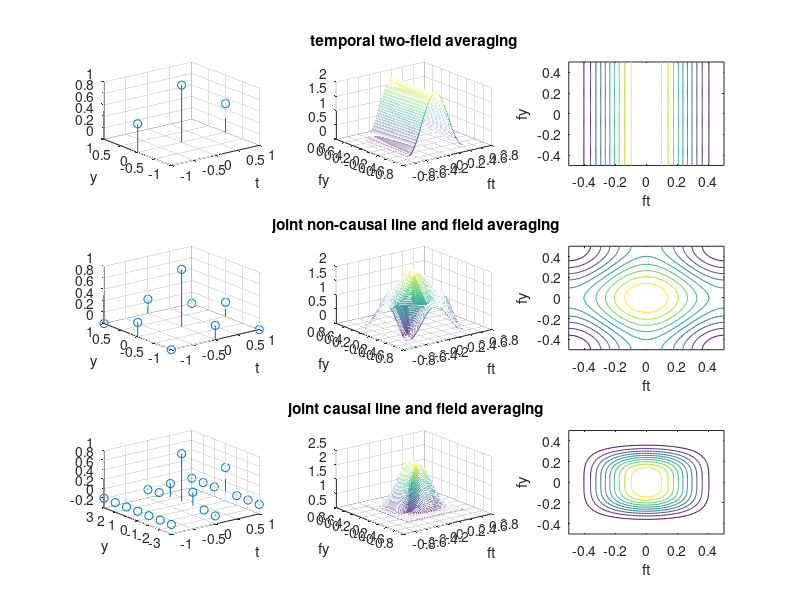

This figure's MATLAB source:
fy = -0.5:0.01:0.5;
ft = -0.5:0.01:0.5;

[gfy,gft] = meshgrid(fy,ft);

subplot(3,3,1)
h = [0.5,1,0.5];
y = [0,0,0];
t = [-1,0,1];
stem3(t,y,h)
xlabel('t')
ylabel('y')
amp = 1+cos(2*pi*gft);
subplot(3,3,2)
mesh(gft,gfy,amp);
xlabel('ft')
ylabel('fy')
title('temporal two-field averaging')
subplot(3,3,3)
contour(gft,gfy,amp)
xlabel('ft')
ylabel('fy')

subplot(3,3,4)
h = [0,0.25,0,0.25,1,0.25,0,0.25,0];
y = [-1,-1,-1, 0,0,0, 1,1,1];
t = [-1, 0, 1,-1,0,1,-1,0,1];
stem3(t,y,h)
xlabel('t')
ylabel('y')
amp = 1+0.5*cos(2*pi*gft)+0.5*cos(2*pi*gfy);
subplot(3,3,5)
mesh(gft,gfy,amp);
xlabel('ft')
ylabel('fy')
title(' joint non-causal line and field averaging')
subplot(3,3,6)
contour(gft,gfy,amp)
xlabel('ft')
ylabel('fy')

subplot(3,3,7)
h = [0,0,0,0,0,0,0,-1,0,9,32,9,0,-1,0,0,0,16,0,0,0]/32;
y = [-3,-2,-1,0,1,2,3,-3,-2,-1,0,1,2,3,-3,-2,-1,0,1,2,3];
t = [-1,-1,-1,-1,-1,-1,-1, 0,0,0,0,0,0,0,1,1,1,1,1,1,1];
stem3(t,y,h)
xlabel('t')
ylabel('y')
a = (1 + 9/16*cos(2*pi*gfy) - 1/16*cos(6*pi*gfy) + 1/2*cos(2*pi*gft))^2;
b = 1/2*sin(2*pi*gft)^2
amp = abs( (a+b)^0.5);
subplot(3,3,8)
mesh(gft,gfy,amp);
xlabel('ft')
ylabel('fy')
title(' joint causal line and field averaging')
subplot(3,3,9)
contour(gft,gfy,amp)
xlabel('ft')
ylabel('fy')

